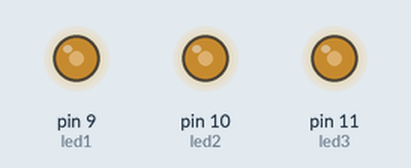
The sketch below on a simulated Arduino Uno, built with avr-gcc and run on an emulated ATmega328P. Shown: output pins drawn as LEDs (lit = HIGH).

Above: at 0.1 s.
Timing chart, 0 to 1.6 s (numbered marks = the images above):
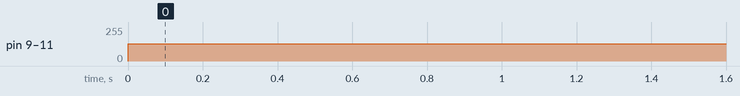

The sketch:

fixo.ino.ino
```cpp
/*
      Arduino MATLAB serial Communication & PID
      Autor: Os nego Bom!
      Pré-programa TCC
 */
#include <PID_v1.h>
double Setpoint1, Input1, Output1, Kp1 = 4, Ki1 = 6, Kd1 = 0, Setpoint = 42;
double Setpoint2, Input2, Output2, Kp2 = 4, Ki2 = 6, Kd2 = 0;
double Setpoint3, Input3, Output3, Kp3 = 4, Ki3 = 6, Kd3 = 0;

int led1 = 9, led2 = 10, led3 = 11, semRosto = 1, jaLeu = 0;          // 9 é o SU, 10 é o NE, 11 é o NW
long int bug, x, y ,z;
int x1, y1, z1;

PID myPID1(&Input1, &Output1, &Setpoint1, Kp1,Ki1, Kd1, DIRECT);
PID myPID2(&Input2, &Output2, &Setpoint2, Kp2,Ki2, Kd2, DIRECT);
PID myPID3(&Input3, &Output3, &Setpoint3, Kp3,Ki3, Kd3, DIRECT);

int contagemDeNaoRosto = 0;

void setup()
{
  //pinMode(ledPin,OUTPUT);
  pinMode(led1, OUTPUT);
  pinMode(led2, OUTPUT);
  pinMode(led3, OUTPUT);
  Serial.begin(57600);
//Serial.setTimeout(80);
      x=254;
      y=254;
      z=254;
      jaLeu =0;
      bug=254;
      Setpoint1 = Setpoint-5;
      Setpoint2 = Setpoint;
      Setpoint3 = Setpoint;
  myPID1.SetMode(AUTOMATIC);
  myPID2.SetMode(AUTOMATIC);
  myPID3.SetMode(AUTOMATIC);

}

void loop()
{

  analogWrite(led1,255 - 50*255/100);
  analogWrite(led2,255 - 50*255/100);
  analogWrite(led3,255 - 50*255/100);
}
```

Measured:
- by itself, pin 9 (led1), pin 10 (led2), pin 11 (led3): 0/255 → 128/255 at 0.00 s
